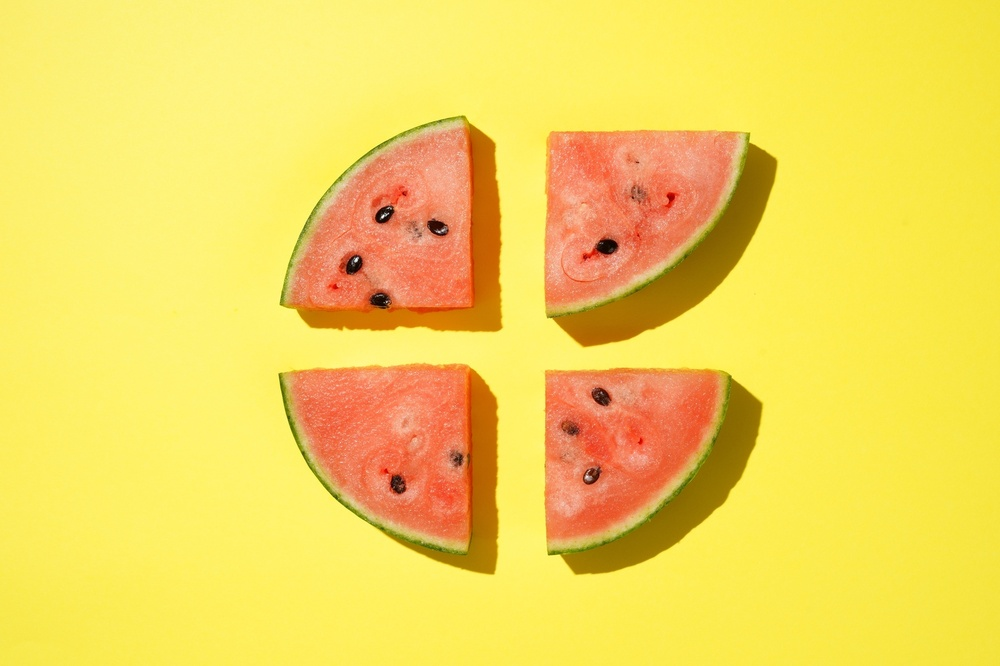
//> input picture img/image.jpg, 1000 x 666 px, shrunk from 1600 x 1066 before the run
$ ./7_edge   (built with g++ and OpenCV 4)
//> lines starting //> are read from the running program, lines starting //| are printed output that depends on the picture; after the words box and inside, x2 and y2 are one past the last pixel; in counts of white or black regions, pixels touching at a corner belong together
#include <stdio.h>
#include <opencv2/opencv.hpp>

void sobel_filter(cv::Mat);
void laplacian_filter(cv::Mat);
void canny_alg(cv::Mat);

int main(void) {
	cv::Mat gray_image = cv::imread("img/image.jpg", 0);
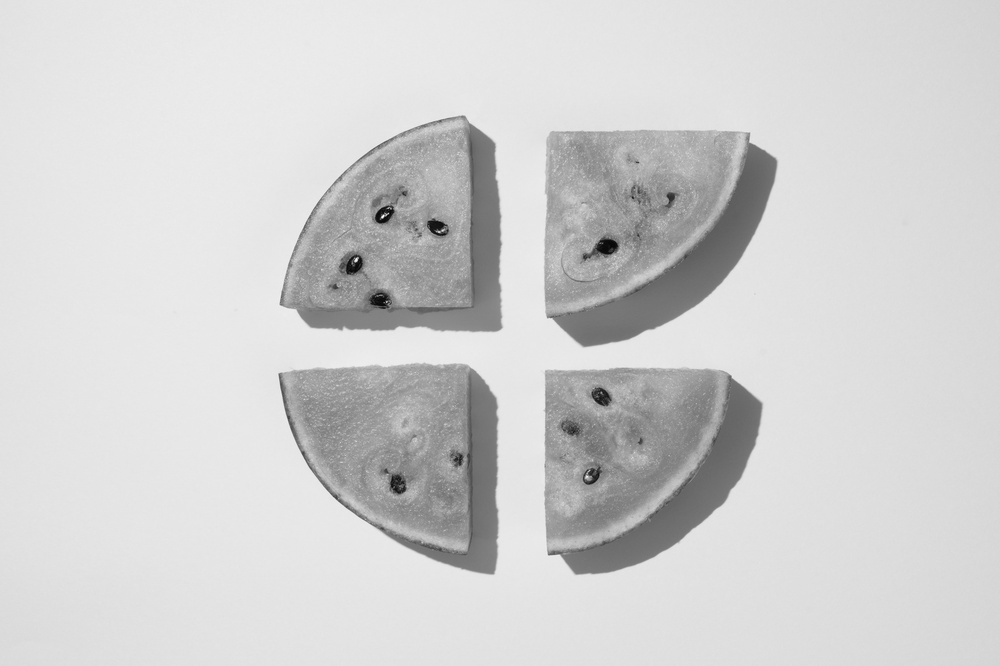
//> gray_image: 666 rows x 1000 cols, CV_8UC1; min 3, max 255, mean 208.6
	// edge_detect
	sobel_filter(gray_image);
	laplacian_filter(gray_image);
	canny_alg(gray_image);

	return 0;
}

//-----------------------------------------------------------------
void sobel_filter(cv::Mat image) {
	cv::Mat output_image;
	Sobel(image, output_image, CV_32F, 1, 0, 3);
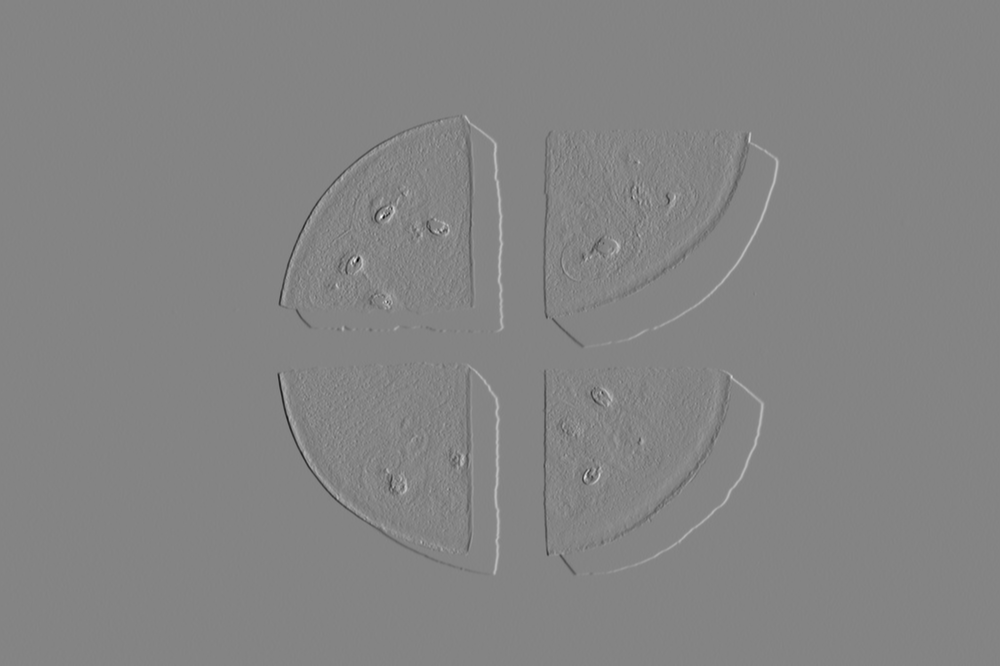
//> output_image: 666 rows x 1000 cols, CV_32FC1; min -805, max 746, mean -0.1; drawn with min black and max white
	cv::convertScaleAbs(output_image, output_image, 1, 0);
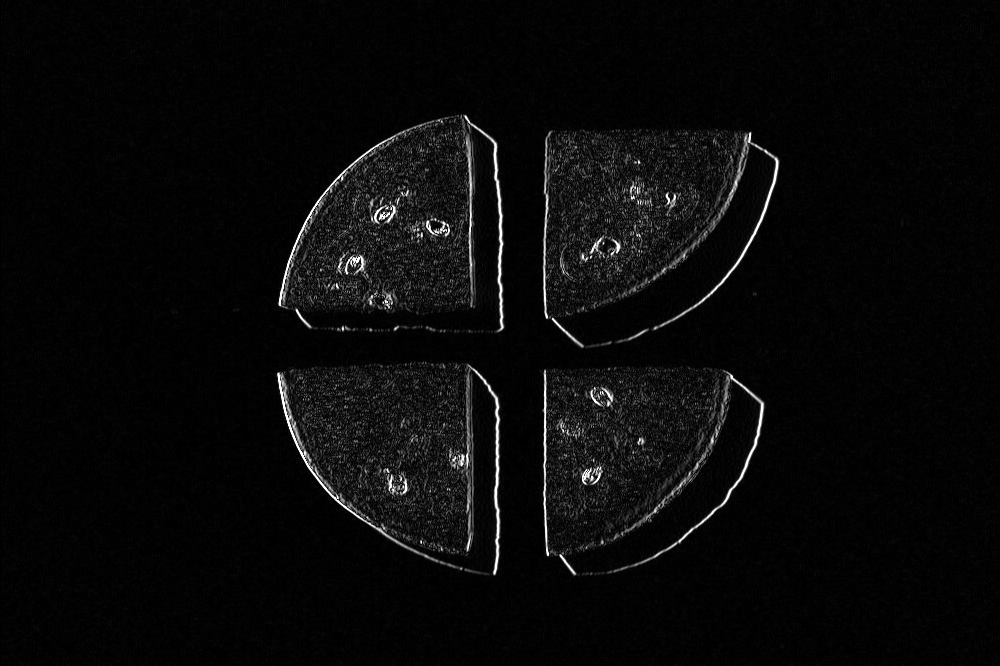
//> output_image: 666 rows x 1000 cols, CV_8UC1; min 0, max 255, mean 9.3
	cv::imshow("sobel_output", output_image);
	cv::waitKey(0);
}

void laplacian_filter(cv::Mat image) {
	cv::Mat output_image;
	Laplacian(image, output_image, CV_32F, 1, 5);
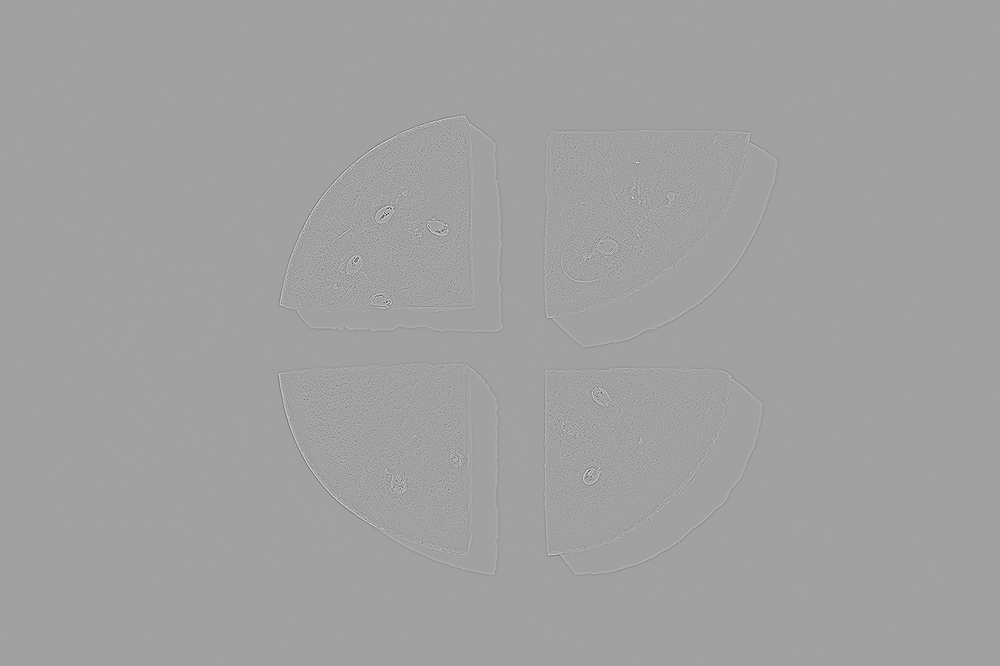
//> output_image: 666 rows x 1000 cols, CV_32FC1; min -2600, max 1515, mean 0; drawn with min black and max white
	cv::convertScaleAbs(output_image, output_image, 1, 0);
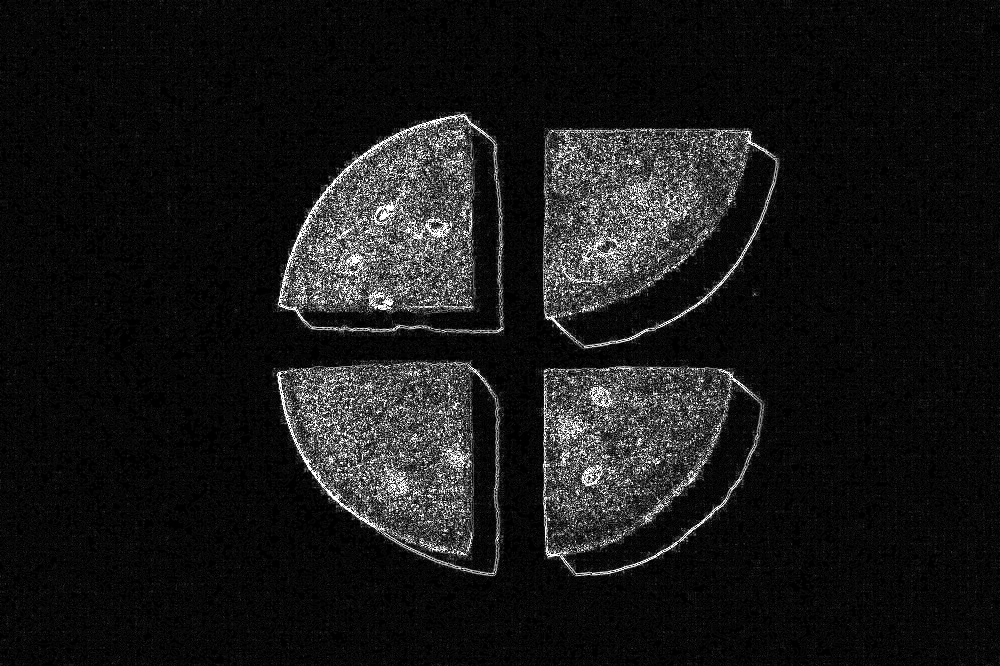
//> output_image: 666 rows x 1000 cols, CV_8UC1; min 0, max 255, mean 23.9
	cv::imshow("laplacian", output_image);
	cv::waitKey(0);
}

void canny_alg(cv::Mat image) {
	cv::Mat output_image;
	Canny(image, output_image, 50, 100);
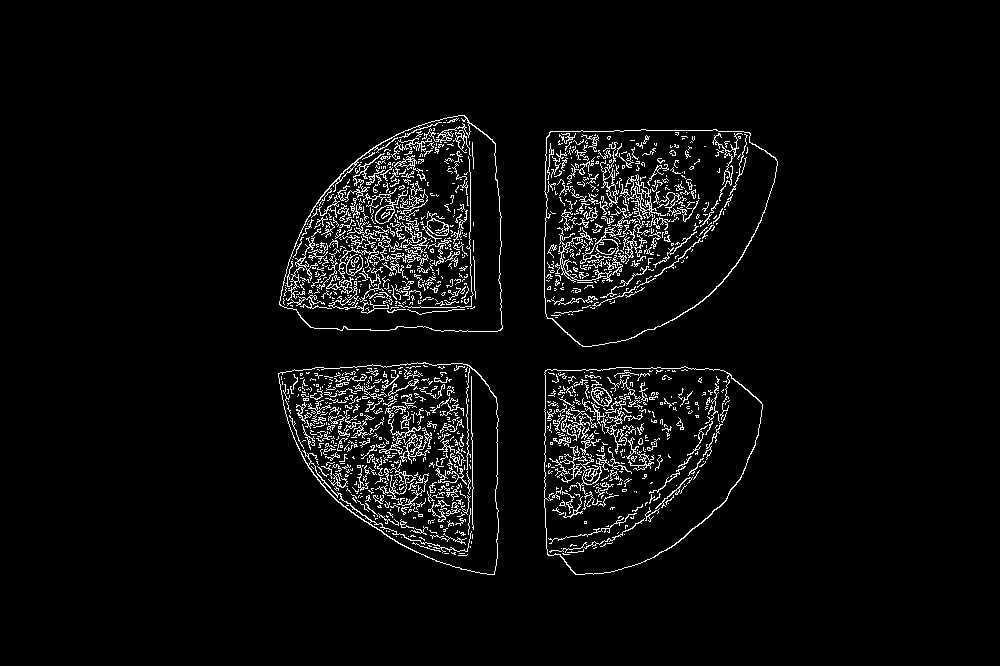
//> output_image: 666 rows x 1000 cols, CV_8UC1; 4.4% white in thin lines or dots, all inside (x1, y1, x2, y2) = (278, 115, 778, 575)
	cv::imshow("canny", output_image);
	cv::waitKey(0);
}
